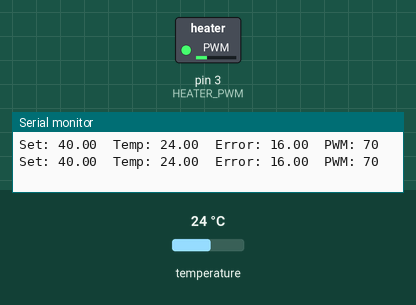
A sketch run on a simulated Arduino Uno, built with avr-gcc and run on an emulated ATmega328P. Parts: switched loads named in the sketch (green lamp = pin HIGH), the last lines printed to the serial monitor. The test bench sets the inputs (shaded band); at power-on: temperature 24 °C.

Above: at 2.8 s.
2.9 s: temperature set to 41 °C
At 4.1 s:
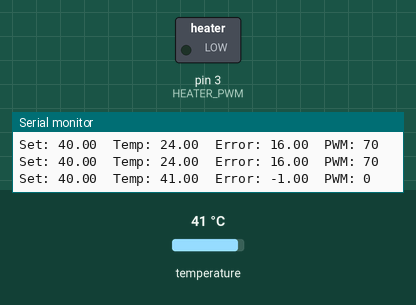
4.8 s: temperature set to 39.4 °C
At 7.0 s:
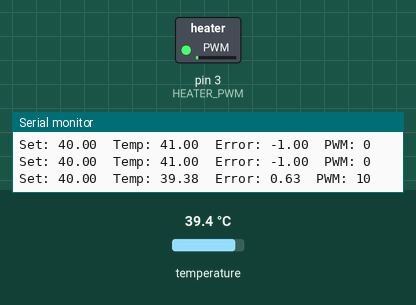
7.3 s: temperature set to 12 °C
At 9.0 s:
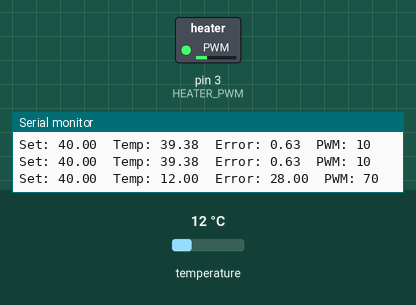
Timing chart, 0 to 10.5 s (numbered marks = the images above; inputs shaded):
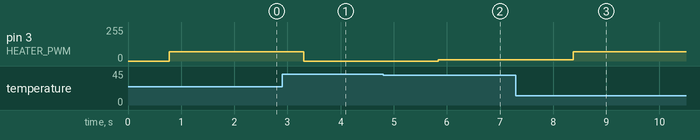

Measured:
- after the input at 2.9 s, pin 3 (HEATER_PWM): 70/255 → 0/255 after 0.41 s
- after the input at 4.8 s, pin 3 (HEATER_PWM): 0/255 → 10/255 after 1.0 s
- after the input at 7.3 s, pin 3 (HEATER_PWM): 10/255 → 70/255 after 1.1 s

The sketch:

simplefuzzytempcontol.ino
```cpp
#include <OneWire.h>
#include <DallasTemperature.h>

#define ONE_WIRE_BUS 2
#define HEATER_PWM 3

OneWire oneWire(ONE_WIRE_BUS);
DallasTemperature sensors(&oneWire);

float setpoint = 40.0;
float temperature;
float error;
int pwmOutput;

void setup() {
  Serial.begin(9600);
  sensors.begin();
  pinMode(HEATER_PWM, OUTPUT);
}

void loop() {
  sensors.requestTemperatures();
  temperature = sensors.getTempCByIndex(0);
  error = setpoint - temperature;

  // ===== VERY SIMPLE FUZZY (IMPROVED) =====

  if (error > 6) {                 // Very cold
    pwmOutput = 70;               // was 255 → now LIMITED
  }
  else if (error > 3) {            // Cold
    pwmOutput = 40;
  }
  else if (error > 1) {            // Near setpoint
    pwmOutput = 20;
  }
  else if (error > 0) {            // Very near
    pwmOutput = 10;
  }
  else {                           // Above setpoint
    pwmOutput = 0;
  }

  analogWrite(HEATER_PWM, pwmOutput);

  Serial.print("Set: "); Serial.print(setpoint);
  Serial.print("  Temp: "); Serial.print(temperature);
  Serial.print("  Error: "); Serial.print(error);
  Serial.print("  PWM: "); Serial.println(pwmOutput);

  delay(500);
}
```
